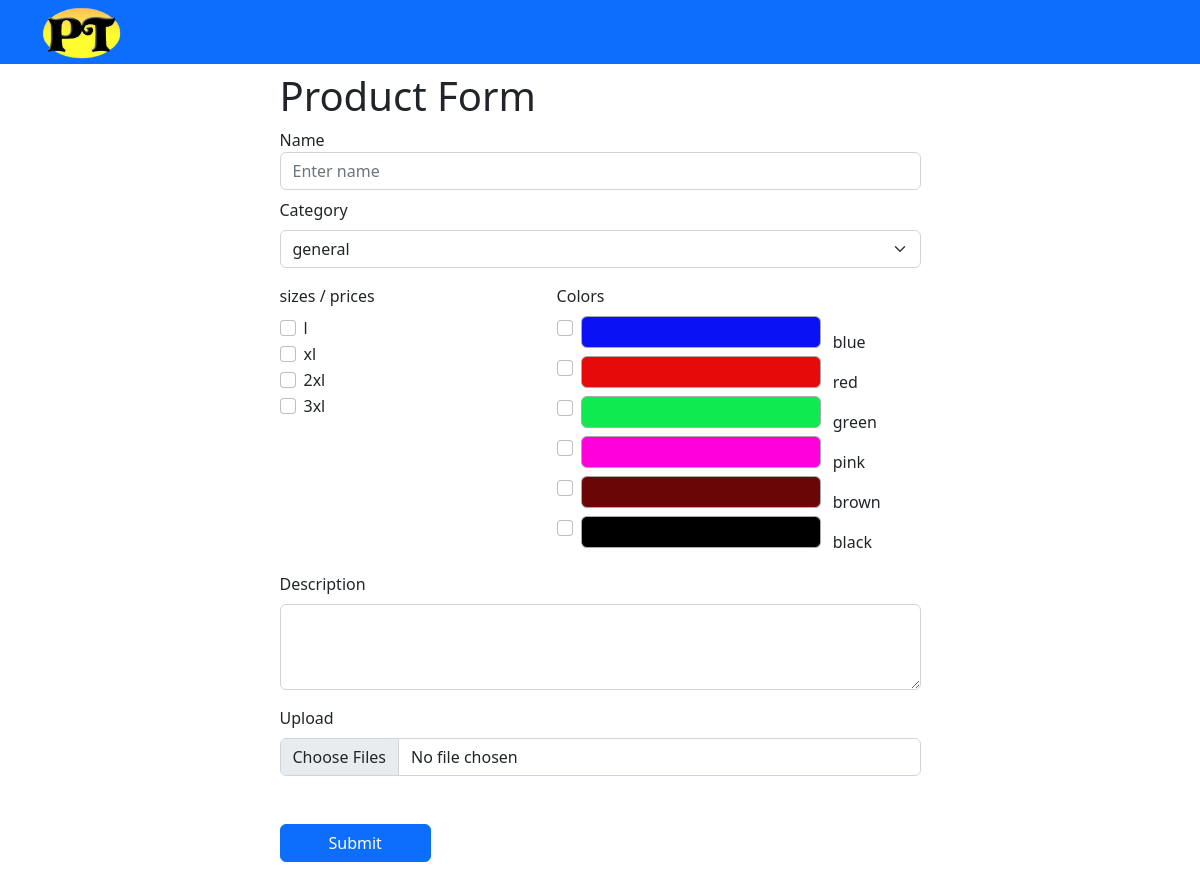
The app's page /form, older data.
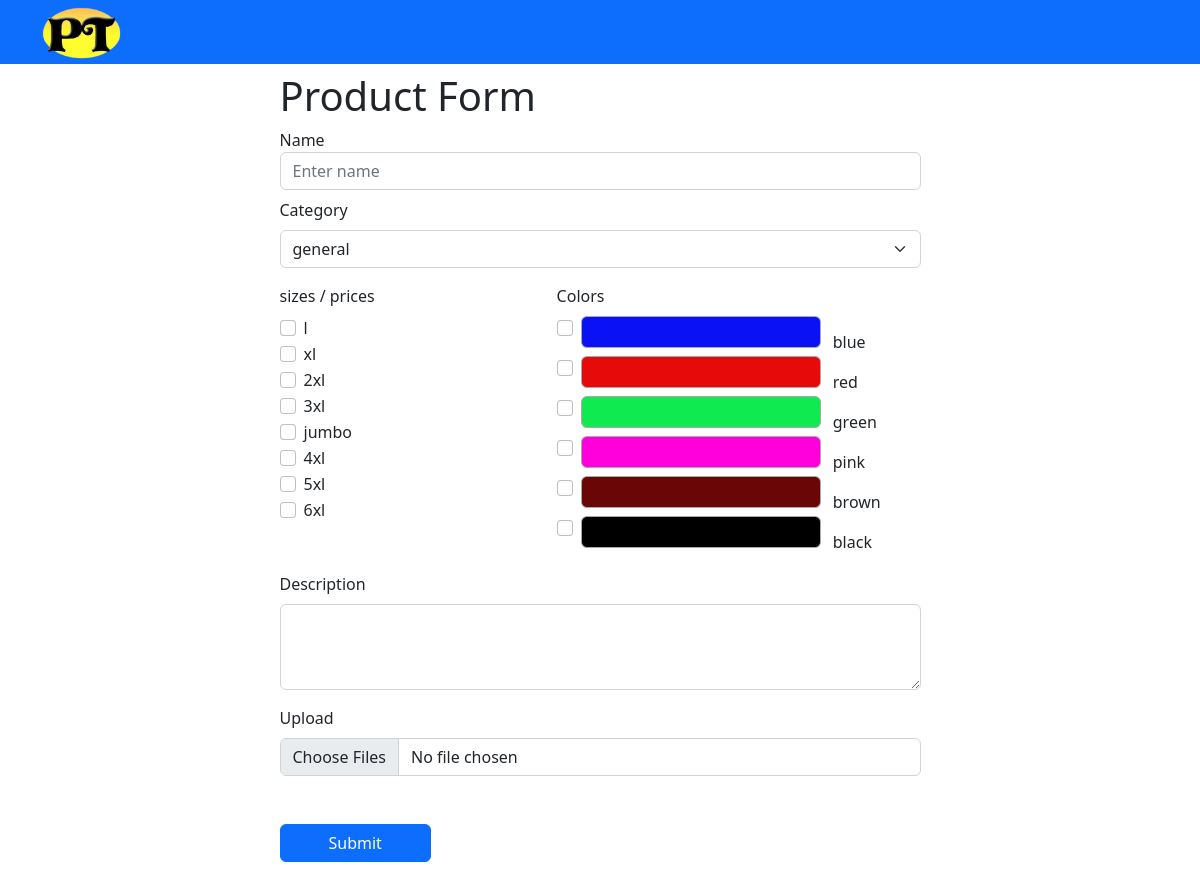
The same page, newer data.
### main.py (models this page shows)
class Size(db.Model):
    __tablename__ = "size"
    id = db.Column(db.Integer, primary_key=True)
    name = db.Column(db.String(50), nullable=False)

class Color(db.Model):
    __tablename__ = "color"
    id = db.Column(db.Integer, primary_key=True)
    name = db.Column(db.String(50), nullable=False)
    number = db.Column(db.Integer, nullable=False)
    color = db.Column(db.String(7), nullable=False)

### main.py (the view, shortened to what this page needs)
@app.route('/form', methods=['POST','GET'])
def form():
    color_data = Color.query.all()
    size_data = Size.query.all()
    category_data = Category.query.all()
    return render_template('form.html', color_data=color_data, size_data=size_data, category_data=category_data)

### templates/form.html (shortened to what this page needs)
{% extends 'base.html' %} {% block body %}
<link rel="stylesheet" href="{{url_for('static',filename='css/form.css')}}" />
<div class="container">
  <div class="row justify-content-center">
    <div class="col-md-7">
      <h1 class="mt-2">Product Form</h1>
      <form enctype="multipart/form-data" method="POST" action="{{ url_for('form') }}">
        <div class="form-group mt-2">
          <label for="name">Name</label>
          <input type="text" class="form-control" id="name" name="name" maxlength="50" required placeholder="Enter name" oninput="onlyAlphanumericUnderscore(event)" />
        </div>
        <div class="form-group mt-2">
          <label for="name">Category</label>
          <select class="form-select mt-2"  name="category" aria-label="Default select example">
            {% for category in category_data %}
            <option value="{{category.name}}">{{category.name}}</option>
            {% endfor %}
          </select>
        </div>
        <div class="row justify-content-between">
          <div class="col-md-5">
            <label class="mt-3" for="color">sizes / prices</label><br />
            <div class="form-group mt-2">
              {% for size in size_data %}
              <div class="form-check">
                <input class="form-check-input" value="{{size.name}}" type="checkbox" name="size"
                  id="checkbox-{{size.name}}">
                <label class="form-check-label" for="checkbox-{{size.name}}">{{size.name}}</label>
              </div>
              {% endfor %}
            </div>
          </div>
          <div class="col-md-7">
            <label class="mt-3" for="color">Colors</label>
            <div class="form-group mt-2">
              {% for color in color_data %}
              <div class="form-check form-check-inline">
                <input class="form-check-input" value="{{color.name}}-{{color.number}}-{{color.color}}" type="checkbox"
                  name="color" id="color-{{color.name}}" />
                <label class="form-check-label" for="color-{{color.name}}"><span class="color-swatch rounded"
                    style="background-color: {{color.color}}; width:15rem; height:2rem"></span>
                  {{color.name}}</label>
              </div>
              {% endfor %}
            </div>
          </div>
        </div>
        <div class="form-group mt-3">
          <label for="description">Description</label>
          <textarea class="form-control mt-2" id="description" name="description" rows="3" maxlength="1500" required></textarea>
        </div>
        <div>
          <div class="form-group">
            <label for="photo" class="col-sm-2 control-label mt-3">Upload</label>
            <div>
              <input type="file" class="form-control mt-2" name="photo" id="photo" accept=".png, .jpg, .jpeg"
                onchange="readFile(this);" max="10" size="1000000" multiple required>
            </div>
          </div>
          <div id="photos" class="row py-3"></div>
        </div>
        <button type="submit" class="btn btn-primary my-3 px-5">Submit</button>
      </form>
    </div>
  </div>
</div>
{% endblock body %}

### templates/base.html (shortened to what this page needs)
<!DOCTYPE html>
<html lang="en">
<head>
  <link href="https://cdn.jsdelivr.net/npm/bootstrap@5.2.3/dist/css/bootstrap.min.css" rel="stylesheet"
 />
</head>
<body>
  <nav class="navbar navbar-expand-lg navbar-light bg-primary sticky-top py-1">
    <div class="container">
      <a class="navbar-brand py-0" href="{{ url_for('home') }}"><img width="80" src="{{url_for('static',filename='images/logo3.png')}}"
          alt="" /></a>
    </div>
  </nav>
  {% block body %}
  {% endblock body %}
</body>
</html>

### static/css/form.css (style rules this page uses)
.color-swatch { display: inline-block; width: 1em; height: 1em; margin-right: 0.5em; border: 1px solid #aaa; border-radius: 50%; }

### templates/base.html (style rules this page uses)
body { min-width: 100%; }

Row changes from the older to the newer data that the page shows:
added Size: name "jumbo"
added Size: name "4xl"
added Size: name "5xl"
added Size: name "6xl"
